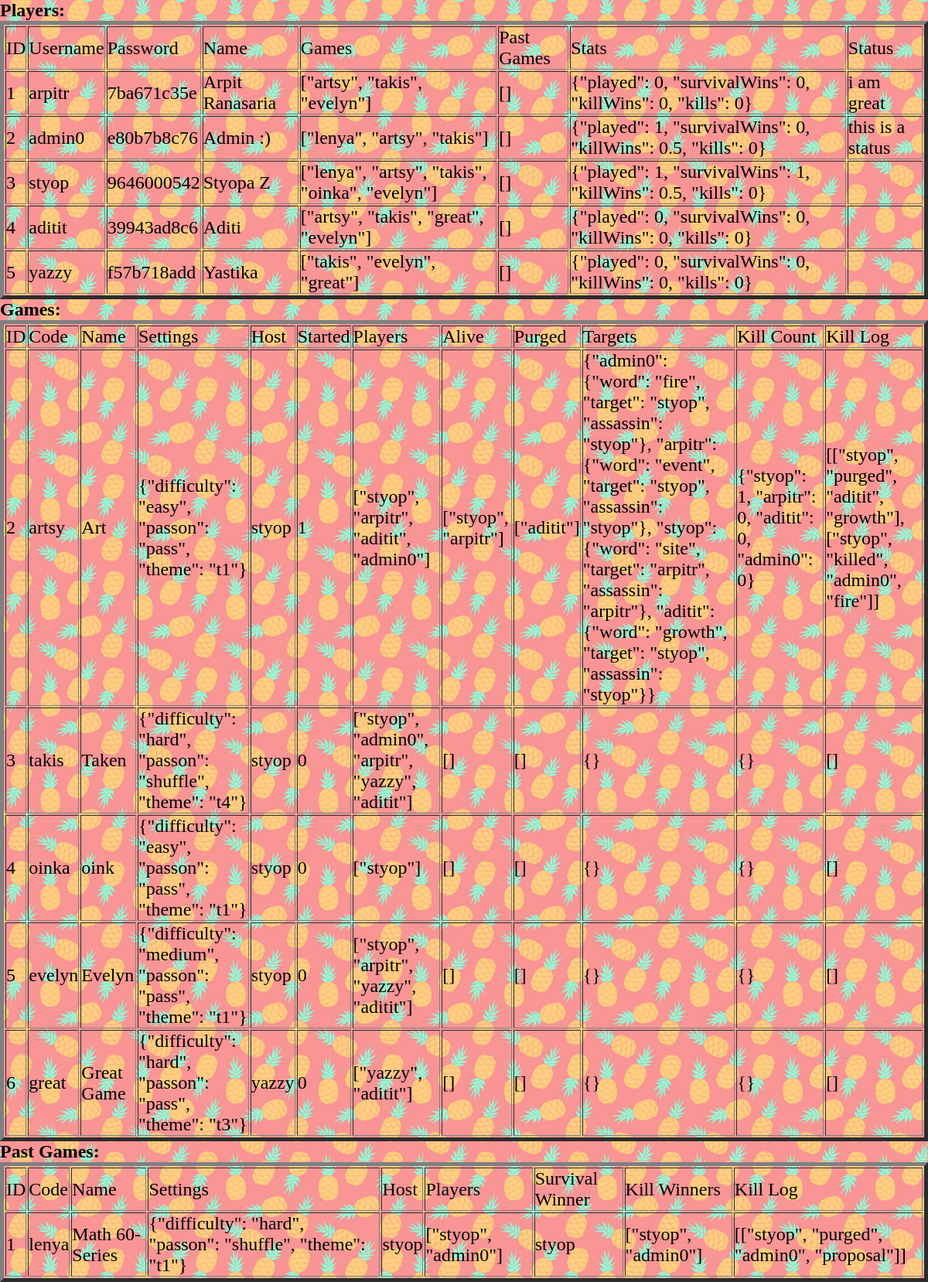
Page /debug/ on the committed database.
### tables this page shows
CREATE TABLE Players (     id INTEGER PRIMARY KEY AUTOINCREMENT,     user TEXT NOT NULL,     password TEXT NOT NULL,     name TEXT NOT NULL,     games TEXT NOT NULL,     pastGames TEXT NOT NULL,     stats TEXT NOT NULL,     status TEXT);

CREATE TABLE Games (     id INTEGER PRIMARY KEY AUTOINCREMENT,     code TEXT NOT NULL,     name TEXT NOT NULL,    settings TEXT NOT NULL,     host TEXT NOT NULL,     started BOOLEAN NOT NULL CHECK (started IN (0,1)),     players TEXT NOT NULL,     alive TEXT NOT NULL,     purged TEXT NOT NULL,     targets TEXT NOT NULL,     killCount TEXT NOT NULL,     killLog TEXT NOT NULL);

CREATE TABLE PastGames (     id INTEGER PRIMARY KEY AUTOINCREMENT,     code TEXT NOT NULL,     name TEXT NOT NULL,    settings TEXT NOT NULL,     host TEXT NOT NULL,     players TEXT NOT NULL,     survivalWinner TEXT NOT NULL,     killWinners TEXT NOT NULL,     killLog TEXT NOT NULL);

### app.py (the view)
@app.route('/debug/')
def debug():
    with sqlite3.connect("database.db") as con:
        con.row_factory = sqlite3.Row
        cur = con.cursor()
        cur.execute("SELECT * from Players")
        playerRows = cur.fetchall()   #rows of the Players table
        cur.execute("SELECT * from Games")
        gameRows = cur.fetchall()   #rows of the Games table
        cur.execute("SELECT * from pastGames")
        pastRows = cur.fetchall()   #rows of the pastGames table
    return render_template('debug.html', playerRows = playerRows, gameRows = gameRows, pastRows=pastRows)

### templates/debug.html (shortened to what this page needs)
<!DOCTYPE html>
<html lang="en">
<head>
    <link rel="stylesheet" href="{{ url_for('static', filename='css/main.css') }}">
    <link rel="stylesheet" href="{{ url_for('static', filename='css/debug.css') }}">
</head>
<body>
    <h2>Players:</h2>
    <table border=5>
        <thead>
        <td>ID</td>
        <td>Username</td>
        <td>Password</td>
        <td>Name</td>
        <td>Games</td>
        <td>Past Games</td>
        <td>Stats</td>
        <td>Status</td>
        </thead>
        {% for row in playerRows %}
        <tr>
        <td>{{row["id"]}}</td>
        <td>{{row["user"]}}</td>
        <td>{{row["password"][:10]}}</td>
        <td>{{row["name"]}}</td>
        <td>{{row["games"]}}</td>
        <td>{{row["pastGames"]}}</td>
        <td>{{row["stats"]}}</td>
        <td>{{row["status"]}}</td>
        </tr>
        {% endfor %}
        </table>
        <h2>Games:</h2>
        <table border=5>
            <thead>
            <td>ID</td>
            <td>Code</td>
            <td>Name</td>
            <td>Settings</td>
            <td>Host</td>
            <td>Started</td>
            <td>Players</td>
            <td>Alive</td>
            <td>Purged</td>
            <td>Targets</td>
            <td>Kill Count</td>
            <td>Kill Log</td>
            </thead>
            {% for row in gameRows %}
            <tr>
            <td>{{row["id"]}}</td>
            <td>{{row["code"]}}</td>
            <td>{{row["name"]}}</td>
            <td>{{row["settings"]}}</td>
            <td>{{row["host"]}}</td>
            <td>{{row["started"]}}</td>
            <td>{{row["players"]}}</td>
            <td>{{row["alive"]}}</td>
            <td>{{row["purged"]}}</td>
            <td>{{row["targets"]}}</td>
            <td>{{row["killCount"]}}</td>
            <td>{{row["killLog"]}}</td>
            </tr>
            {% endfor %}
            </table>
            <h2>Past Games:</h2>
            <table border=5>
                <thead>
                <td>ID</td>
                <td>Code</td>
                <td>Name</td>
                <td>Settings</td>
                <td>Host</td>
                <td>Players</td>
                <td>Survival Winner</td>
                <td>Kill Winners</td>
                <td>Kill Log</td>
                </thead>
                {% for row in  pastRows %}
                <tr>
                <td>{{row["id"]}}</td>
                <td>{{row["code"]}}</td>
                <td>{{row["name"]}}</td>
                <td>{{row['settings']}}</td>
                <td>{{row["host"]}}</td>
                <td>{{row["players"]}}</td>
                <td>{{row["survivalWinner"]}}</td>
                <td>{{row["killWinners"]}}</td>
                <td>{{row["killLog"]}}</td>
                </tr>
                {% endfor %}
                </table>
</body>
</html>

### static/css/main.css (style rules this page uses)
* { margin: 0; padding: 0; font-family: 'Consolas', 'Palatino', Times, serif; font-size: x-large; }
body { background-image: url(/static/img/backgrounds/pastel.jpg); background-size: 80%; }
@media screen and (min-width:800px) { body { background-size: 20%; } }

### rows in the picture
Players: id "1", user "arpitr", password "7ba671c35e", name "Arpit Ranasaria", games "[\"artsy\", \"takis\", \"evelyn\"]", pastGames "[]", stats "{\"played\": 0, \"survivalWins\": 0, \"killWins\": 0, \"kills\": 0}", status "i am great"
Players: id "2", user "admin0", password "e80b7b8c76", name "Admin :)", games "[\"lenya\", \"artsy\", \"takis\"]", pastGames "[]", stats "{\"played\": 1, \"survivalWins\": 0, \"killWins\": 0.5, \"kills\": 0}", status "this is a status"
Players: id "3", user "styop", password "9646000542", name "Styopa Z", games "[\"lenya\", \"artsy\", \"takis\", \"oinka\", \"evelyn\"]", pastGames "[]", stats "{\"played\": 1, \"survivalWins\": 1, \"killWins\": 0.5, \"kills\": 0}"
Players: id "4", user "aditit", password "39943ad8c6", name "Aditi", games "[\"artsy\", \"takis\", \"great\", \"evelyn\"]", pastGames "[]", stats "{\"played\": 0, \"survivalWins\": 0, \"killWins\": 0, \"kills\": 0}"
Players: id "5", user "yazzy", password "f57b718add", name "Yastika", games "[\"takis\", \"evelyn\", \"great\"]", pastGames "[]", stats "{\"played\": 0, \"survivalWins\": 0, \"killWins\": 0, \"kills\": 0}"
Games: id "2", code "artsy", name "Art", settings "{\"difficulty\": \"easy\", \"passon\": \"pass\", \"theme\": \"t1\"}", host "styop", started "1", players "[\"styop\", \"arpitr\", \"aditit\", \"admin0\"]", alive "[\"styop\", \"arpitr\"]", purged "[\"aditit\"]", targets "{\"admin0\": {\"word\": \"fire\", \"target\": \"styop\", \"assassin\": \"styop\"}, \"arpitr\": {\"word\": \"event\", \"target\": \"styop\", \"assassin\": \"styop\"}, \"styop\": {\"word\": \"site\", \"target\": \"arpitr\", \"assassin\": \"arpitr\"}, \"aditit\": {\"word\": \"growth\", \"target\": \"styop\", \"assassin\": \"styop\"}}", killCount "{\"styop\": 1, \"arpitr\": 0, \"aditit\": 0, \"admin0\": 0}", killLog "[[\"styop\", \"purged\", \"aditit\", \"growth\"], [\"styop\", \"killed\", \"admin0\", \"fire\"]]"
Games: id "3", code "takis", name "Taken", settings "{\"difficulty\": \"hard\", \"passon\": \"shuffle\", \"theme\": \"t4\"}", host "styop", started "0", players "[\"styop\", \"admin0\", \"arpitr\", \"yazzy\", \"aditit\"]", alive "[]", purged "[]", targets "{}", killCount "{}", killLog "[]"
Games: id "4", code "oinka", name "oink", settings "{\"difficulty\": \"easy\", \"passon\": \"pass\", \"theme\": \"t1\"}", host "styop", started "0", players "[\"styop\"]", alive "[]", purged "[]", targets "{}", killCount "{}", killLog "[]"
Games: id "5", code "evelyn", name "Evelyn", settings "{\"difficulty\": \"medium\", \"passon\": \"pass\", \"theme\": \"t1\"}", host "styop", started "0", players "[\"styop\", \"arpitr\", \"yazzy\", \"aditit\"]", alive "[]", purged "[]", targets "{}", killCount "{}", killLog "[]"
Games: id "6", code "great", name "Great Game", settings "{\"difficulty\": \"hard\", \"passon\": \"pass\", \"theme\": \"t3\"}", host "yazzy", started "0", players "[\"yazzy\", \"aditit\"]", alive "[]", purged "[]", targets "{}", killCount "{}", killLog "[]"
PastGames: id "1", code "lenya", name "Math 60-Series", settings "{\"difficulty\": \"hard\", \"passon\": \"shuffle\", \"theme\": \"t1\"}", host "styop", players "[\"styop\", \"admin0\"]", survivalWinner "styop", killWinners "[\"styop\", \"admin0\"]", killLog "[[\"styop\", \"purged\", \"admin0\", \"proposal\"]]"
